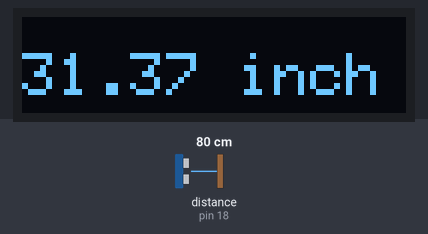
Bench run of a sketch on a simulated Arduino Uno, built with avr-gcc and run on an emulated ATmega328P. Shown: 128×32 one-colour display. Wiring (inferred from the names in the program): ultrasonic range finder: trigger pin 5; echo pin 18. Inputs (shaded band) come from the test bench; at power-on: distance to the obstacle (sensor on pin 18) 80 cm. The echo pulse lasts 58.3 µs per cm; what the sketch prints to the serial monitor is not drawn.

Above: at 1.7 s.
1.8 s: distance to the obstacle (sensor on pin 18) set to 4 cm
At 2.5 s:
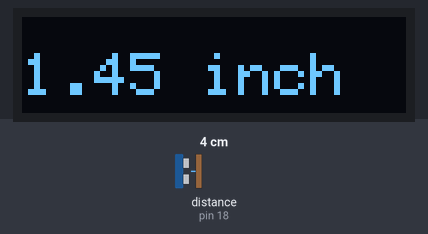
4.6 s: distance to the obstacle (sensor on pin 18) set to 35 cm
At 5.1 s:
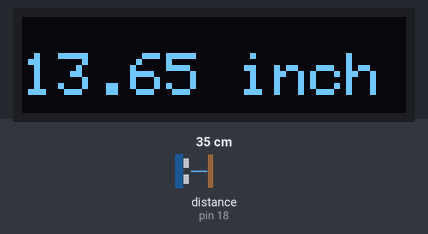
6.7 s: distance to the obstacle (sensor on pin 18) set to 2 cm
At 7.8 s:
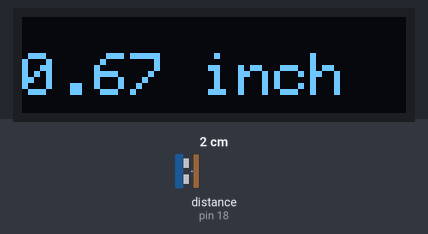
Timing chart, 0 to 9.7 s (numbered marks = the images above; inputs shaded):
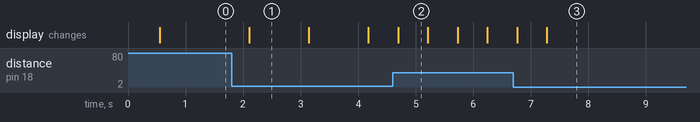

The sketch:

rangeFinder.ino
```cpp
#include <SR04.h>
#include <SPI.h>
#include <Wire.h>
#include <Adafruit_GFX.h>
#include <Adafruit_SSD1306.h>

//#include <Servo.h>
//Servo myservo;  // create servo object to control a servo
// twelve servo objects can be created on most boards
//int pos = 0; //variable to store the servo position

const int TRIG_PIN = 5;
const int ECHO_PIN = 18;
//#define ECHO_PIN 18
#define SCREEN_WIDTH 128 // OLED display width, in pixels
#define SCREEN_HEIGHT 32 // OLED display height, in pixels
#define OLED_RESET     -1 // Reset pin # (or -1 if sharing Arduino reset pin)
#define SCREEN_ADDRESS 0x3C ///< See datasheet for Address; 0x3D for 128x64, 0x3C for 128x32
Adafruit_SSD1306 display(SCREEN_WIDTH, SCREEN_HEIGHT, &Wire, OLED_RESET);
SR04 sr04 = SR04(ECHO_PIN,TRIG_PIN);

#define SOUND_SPEED 0.0343
#define SOUND_INCH 0.393701

long duration;
float distanceCm;
float distanceInch;

void setup() {
  Serial.begin(115200);
  pinMode(TRIG_PIN, OUTPUT); // Sets the trigPin as an Output
  pinMode(ECHO_PIN, INPUT); // Sets the echoPin as an Input
  // SSD1306_SWITCHCAPVCC = generate display voltage from 3.3V internally
  if(!display.begin(SSD1306_SWITCHCAPVCC, SCREEN_ADDRESS)) {
    Serial.println(F("SSD1306 allocation failed"));
    for(;;); // Don't proceed, loop forever
  }
delay(500);
display.clearDisplay();
display.setTextSize(2);
display.setTextColor(WHITE);

   // Clear the buffer
  //display.clearDisplay();

//  myservo.attach(9);  // attaches the servo on pin 9 to the servo object
//   Serial.begin(38400);
   //delay(1000);
}

void loop() {

  //clears the TRIG_PIN
  digitalWrite(TRIG_PIN, LOW);
  delayMicroseconds(2);
  //sets the TRIG_PIN to a high state for 10 microseconds
  digitalWrite(TRIG_PIN, HIGH);
  delayMicroseconds(10);
  digitalWrite(TRIG_PIN, LOW);

  //reads the echopin and returns the sound wave travel time in microseconds
  duration = pulseIn(ECHO_PIN, HIGH);
  //calculate the distance
  distanceCm = duration * SOUND_SPEED/2;
  //converts to inches
  distanceInch = distanceCm * SOUND_INCH;

  //Clears display and sets text size and cursor position
  //display.clearDisplay();
  //delayMicroseconds(10);
  //display.setTextSize(1); //Normal 1:1 pixel scale
 // display.setCursor(0,0);

  //Prints the distance in the Serial Monitor
  Serial.print("Distance (cm): ");
  Serial.println(distanceCm);
  Serial.print("Distance (inch): ");
  Serial.println(distanceInch);

  //Displays the results onto the OLED Screen
  display.clearDisplay();
  display.setCursor(0, 12);
  //Displays distance in CM
  display.print(distanceInch);
  display.print(" inch");

  //Display distance in inches
  //display.print(distanceInch);
  //display.print(" Inch")
  display.display();
  delay(500);

}
```

Measured:
- after the input at 1.8 s, the display: changes after 0.31 s (image 1)
- after the input at 4.6 s, the display: changes after 0.09 s (image 2)
- after the input at 6.7 s, the display: first changes after 0.07 s (image 3 shows a later state)
- what the display in image 1 shows lasts 1.0 s, from 2.1 s to 3.1 s
- what the display in image 2 shows lasts 0.5 s, from 4.7 s to 5.2 s
